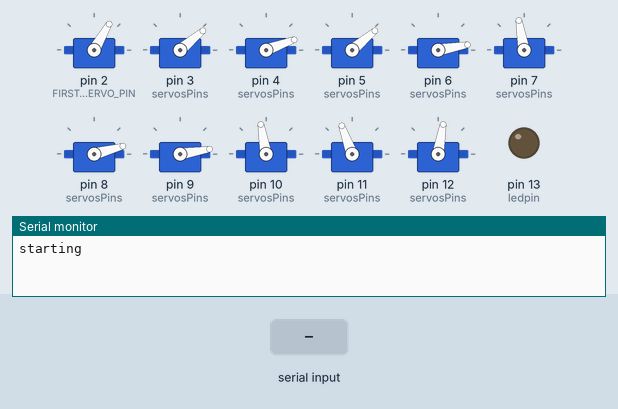
Recording of a sketch running on a simulated Arduino Uno, built with avr-gcc and run on an emulated ATmega328P. Parts: 11 × servo, output pins drawn as LEDs (lit = HIGH), the last lines printed to the serial monitor. The inputs (shaded band) are chosen by the test bench.

Above: at 1.2 s.
1.3 s: "2" received over Serial
At 1.9 s:
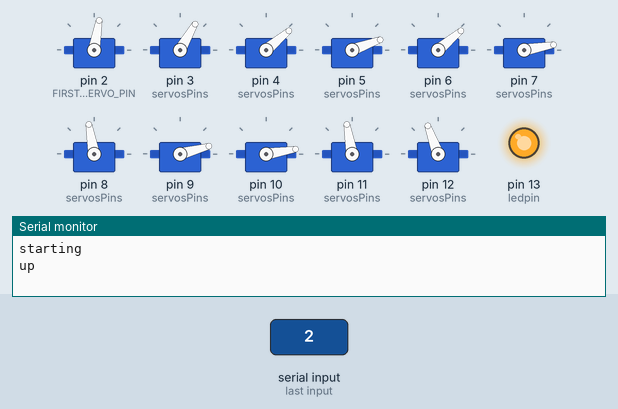
At 2.25 s:
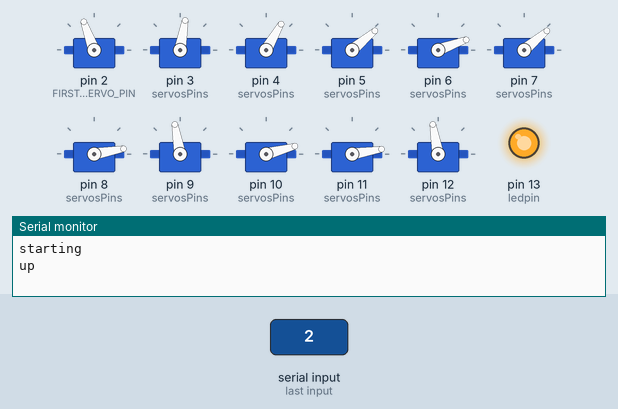
4.3 s: "1" received over Serial
At 4.9 s:
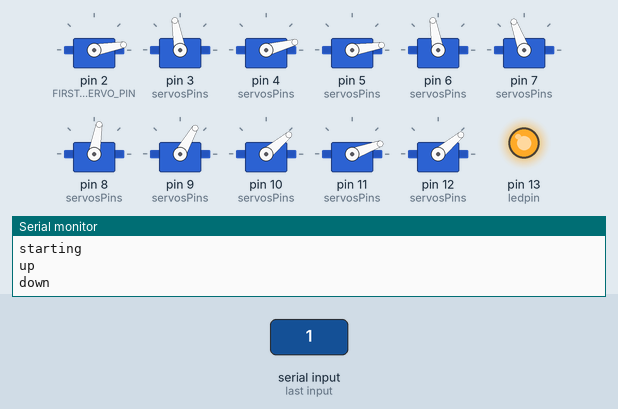
Timing chart, 0 to 13.3 s (numbered marks = the images above; inputs shaded):
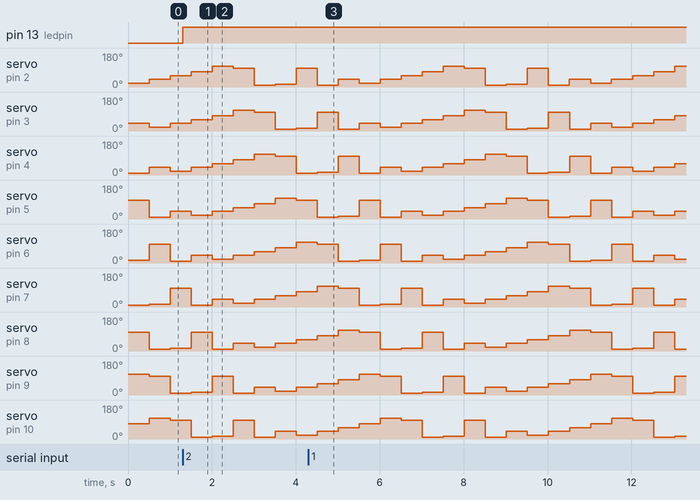

The sketch:

servosMoveSnake.ino
```cpp
//code to move servos in a line in a wave like formateion

#include <Servo.h>
const int ledpin = 13;
int servosPins[] = {
  2,3,4,5,6,7,8,9,10,11,12};
int servoValues[] = {
  20, 40, 10,100,15,9,100,110,80,60,40};
const int NUM_SERVOS = 11;
Servo servos[NUM_SERVOS];
const int FIRST_SERVO_PIN=2;

int nextServoValue = 120;


int currentServo = 0;

const int UPDATE_INTERVAL = 500;

long lastUpdatedAt = 0;

void setup(){
  Serial.begin(9600);
  pinMode(ledpin, OUTPUT);
  //setup all your servos;
  //for(int i=0;i<NUM_SERVOS;i++)
  //servos[i].attach(FIRST_SERVO_PIN +i);
  servos[0].attach(2);
  servos[1].attach(3);
  servos[2].attach(4);
  servos[3].attach(5);
  servos[4].attach(6);
  servos[5].attach(7);
  servos[6].attach(8);
  servos[7].attach(9);
  servos[8].attach(10);
  servos[9].attach(11);
  servos[10].attach(12);


  lastUpdatedAt = millis();

  Serial.println("starting");
}

void loop(){
  //Serial.println(millis());

  if(Serial.available()>0){
    digitalWrite(13, HIGH);
    byte inByte =Serial.read();
    //int inByte = Serial.parseInteger();
    //Serial.println(inByte);
    if(inByte == 50||inByte==51){
      nextServoValue=nextServoValue+1;
      Serial.println("up");
    }
    else if(inByte==49||inByte==52){
      nextServoValue = nextServoValue-1;
      ;
      Serial.println("down");
    }
    if(nextServoValue > 140){
      nextServoValue = 140;
    }
    else if(nextServoValue<60){
      nextServoValue = 60;
    }
    // Serial.println(nextServoValue);
  }
  /*
   Serial.print("0: ");
   Serial.print(servoValues[0]);
   Serial.print("\t1: ");
   Serial.print(servoValues[1]);
   Serial.print("\t2: ");
   Serial.println(servoValues[2]);
   Serial.print("\t2: ");
   Serial.println(servoValues[3]);
   Serial.print("\t2: ");
   Serial.println(servoValues[4]);
   Serial.print("\t2: ");
   Serial.println(servoValues[5]);
   Serial.print("\t2: ");
   Serial.println(servoValues[6]);
   Serial.print("\t2: ");
   Serial.println(servoValues[7]);
   Serial.print("\t2: ");
   Serial.println(servoValues[8]);
   Serial.print("\t2: ");
   Serial.println(servoValues[9]);
   Serial.print("\t2: ");
   Serial.println(servoValues[10]);
   Serial.print("\t2: ");

   */

  if(millis() - lastUpdatedAt  > UPDATE_INTERVAL){
    //Serial.println();
    //Serial.println();


    int myNewFirstValue = 90; //how ever you're calculating this
    //passDownServoValues(myNewFirstValue);
    // after hre your servoValues array is correct
    //adjustServos();

    loopServos();

    //passDownServoValues(nextServoValue);
    lastUpdatedAt = millis();
  }

  updateServos();

}

void passDownServoValues(int firstValue){
  // {100, 50, 1, 23, 17, 100};
  // {firstVAlue, 100, 50, 1, 23, 17}


  // {90, 90, 90}
  // {0, 0, 90}
  for(int i = NUM_SERVOS-1; i > 0; i--){//why cant write servoValues.length
    servoValues[i] = servoValues[i-1];
  }

  servoValues[0] = firstValue;
}

void updateServos(){
  for(int i =0; i < NUM_SERVOS; i++){
    servos[i].write(servoValues[i]);
  }
}

void loopServos(){
  passDownServoValues(servoValues[NUM_SERVOS-1]);
}

void adjustServos(){
  // update the current servo


  servos[currentServo].write(servoValues[currentServo]);

  currentServo++;
  if(currentServo > NUM_SERVOS-1){
    currentServo = 0;
    // passDownServoValues(myValue);why not
    // Serial.println("passing down");
    passDownServoValues(nextServoValue);

  }


}

//send values from xbee
//get one wave to start then stop
//bigger jump between steps
```

Measured:
- after the input at 1.3 s, pin 13 (ledpin): LOW → HIGH at once
